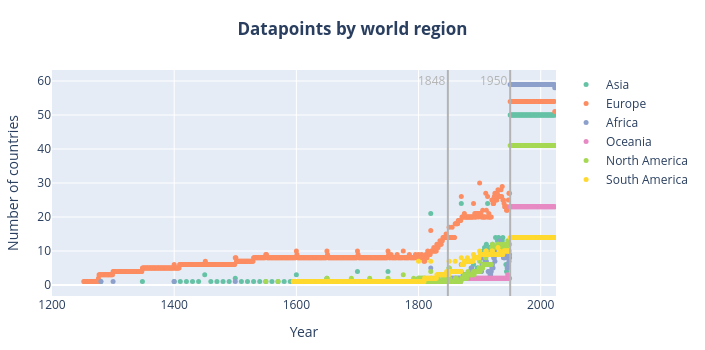

The notebook cell saved with this chart:
### Code cell
df_local = counts_per_continent[counts_per_continent['Year']>=1200][['World region', 'Year', 'Total']]

data_total = [ go.Scatter(
                x=df_local[df_local['World region']==region]['Year'],
                y=df_local[df_local['World region']==region]['Total'],
                mode='markers',
                marker=dict(
                    size=5,
                    color=colors_hex[region]
                        ),
                name=region,
                )
        for region in regions
]

layout = go.Layout(
                title='<b>Datapoints by world region</b>', 
                title_x=0.5,
                yaxis=dict(title='Number of countries'),
                xaxis=dict(title='Year'),
                )

fig = go.Figure(data=data_total, layout=layout)

#for key, value in number_per_continent.items():
#    fig.add_hline(y=value, line_dash="dash", line_color=colors_hex[key], annotation_text=key)

LIGHT_GRAY = "#B3B3B3"

fig.add_vline(
                x=1848, 
                line_color=LIGHT_GRAY, 
                annotation = dict(
                    text="1848", 
                    font=dict(color=LIGHT_GRAY),
                    y=1,
                    yanchor='top',
                    xanchor='right'
                )
            )

fig.add_vline(
                x=1950, 
                line_color=LIGHT_GRAY, 
                annotation = dict(
                    text="1950", 
                    font=dict(color=LIGHT_GRAY),
                    y=1,
                    yanchor='top',
                    xanchor='right'
                )
            )

fig.update_xaxes(range=[1200, 2025])
fig.update_layout(
    width=WIDTH,
    height=HEIGHT-150,
    margin=dict(l=40, r=20, t=70, b=20)
    )

pyo.plot(fig, filename='scatter_data.html', config=dict(displayModeBar=True), auto_open=False, auto_play=False)
fig.show()

### Figure 1 — Plotly figure (JSON) as saved in the notebook; plotly's stock layout.template omitted (floating-point values rounded to 4 significant figures; data arrays with more than 128 entries replaced by an {"elided": "..."} marker saying what was removed)
{"data": [{"marker": {"color": "#66c2a5", "size": 5}, "mode": "markers", "name": "Asia", "type": "scatter", "x": {"elided": "256 int values"}, "y": {"elided": "256 int values"}}, {"marker": {"color": "#fc8d62", "size": 5}, "mode": "markers", "name": "Europe", "type": "scatter", "x": {"elided": "772 int values"}, "y": {"elided": "772 int values"}}, {"marker": {"color": "#8da0cb", "size": 5}, "mode": "markers", "name": "Africa", "type": "scatter", "x": {"elided": "302 int values"}, "y": {"elided": "302 int values"}}, {"marker": {"color": "#e78ac3", "size": 5}, "mode": "markers", "name": "Oceania", "type": "scatter", "x": {"elided": "204 int values"}, "y": {"elided": "204 int values"}}, {"marker": {"color": "#a6d854", "size": 5}, "mode": "markers", "name": "North America", "type": "scatter", "x": {"elided": "431 int values"}, "y": {"elided": "431 int values"}}, {"marker": {"color": "#ffd92f", "size": 5}, "mode": "markers", "name": "South America", "type": "scatter", "x": {"elided": "429 int values"}, "y": {"elided": "429 int values"}}], "layout": {"annotations": [{"font": {"color": "#B3B3B3"}, "showarrow": false, "text": "1848", "x": 1848, "xanchor": "right", "xref": "x", "y": 1, "yanchor": "top", "yref": "y domain"}, {"font": {"color": "#B3B3B3"}, "showarrow": false, "text": "1950", "x": 1950, "xanchor": "right", "xref": "x", "y": 1, "yanchor": "top", "yref": "y domain"}], "height": 350, "margin": {"b": 20, "l": 40, "r": 20, "t": 70}, "shapes": [{"line": {"color": "#B3B3B3"}, "type": "line", "x0": 1848, "x1": 1848, "xref": "x", "y0": 0, "y1": 1, "yref": "y domain"}, {"line": {"color": "#B3B3B3"}, "type": "line", "x0": 1950, "x1": 1950, "xref": "x", "y0": 0, "y1": 1, "yref": "y domain"}], "title": {"text": "<b>Datapoints by world region</b>", "x": 0.5}, "width": 705, "xaxis": {"range": [1200, 2025], "title": {"text": "Year"}}, "yaxis": {"title": {"text": "Number of countries"}}}}
